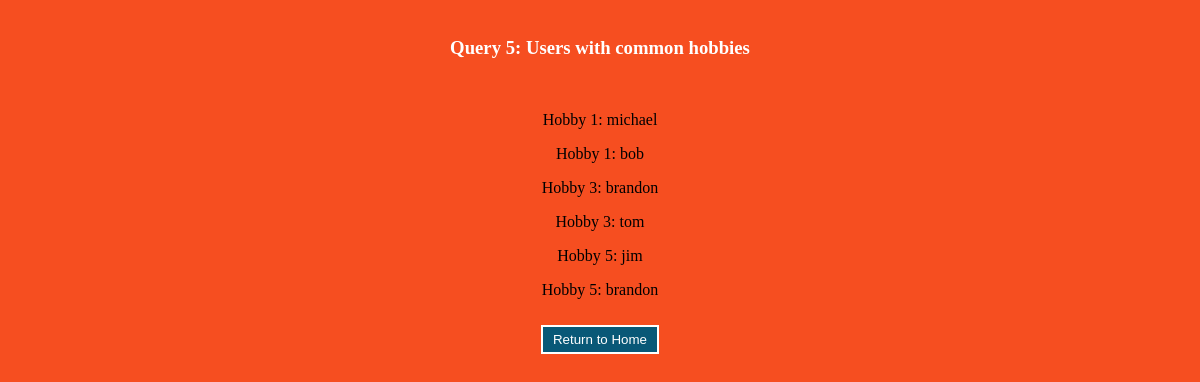
/queries/Query5.php, run on the app's committed database.
### tables this page shows
CREATE TABLE users (
    `user_id` INT NOT NULL AUTO_INCREMENT PRIMARY KEY,
    `username` varchar(20) NOT NULL,
    `password` varchar(20) NOT NULL,
    `firstName` varchar(50) DEFAULT NULL,
    `lastName` varchar(50) DEFAULT NULL,
    `email` varchar(100) UNIQUE
);

### queries/Query5.php (the view, shortened to what this page needs)
<html>
    <head>
    </head>
    <body>
        <div class="container">
            <br>
            <h3 style="color: white;">Query 5: Users with common hobbies</h3>
            <br>
            <?php
                include("../Config.php");
                $query05 = "SELECT * from userhobbies
                            GROUP BY hobby_id having COUNT(hobby_id)>1";
                $result = mysqli_query($db, $query05);
                foreach($result as $resultRow) {
                    $hob = $resultRow['hobby_id'];
                    $sql = "SELECT username from users where user_id in
                            (SELECT user_id from userhobbies where hobby_id=$hob)";
                    $res = mysqli_query($db, $sql);
                    foreach($res as $row) {
                        echo "<p>Hobby " . $resultRow['hobby_id'] .": ". $row['username'] . "</p>";
                    }
                }
            ?>
            <a href="../welcome.php">
                <button>Return to Home</button>
            </a>
        </div>
    </body>
</html>

### queries/Query5.php (style rules this page uses)
:root { --blue: #095877; --orange: #f64e20; }
body { margin: 0 auto; background-color: var(--orange); text-align: center; }
button { background-color: var(--blue); margin: 10px; padding: 5px 10px; border: 2px solid white; color: white; }

### data on the page
users: hobby_id "1", username "michael"
users: hobby_id "1", username "bob"
users: hobby_id "3", username "brandon", hobby_id "5"
users: hobby_id "3", username "tom"
users: hobby_id "5", username "jim"
